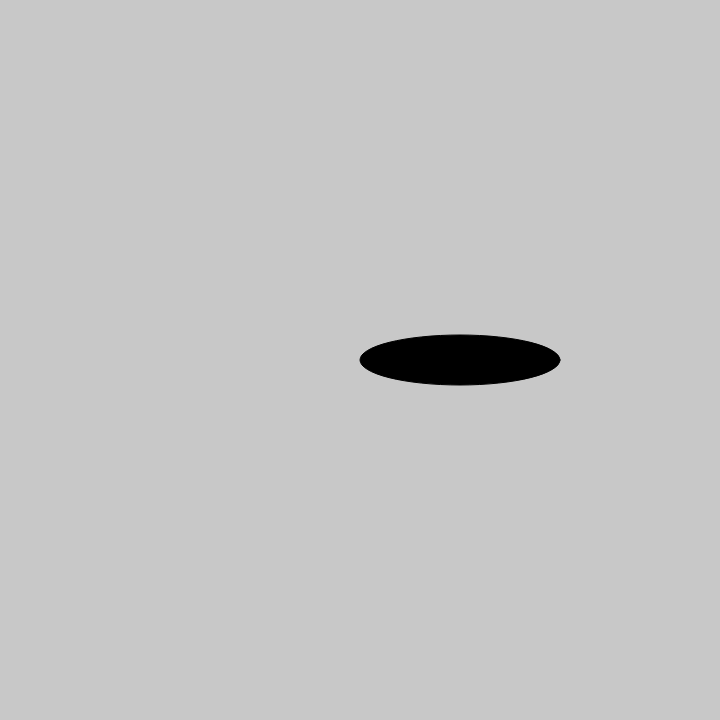
Frame 1 (no input)
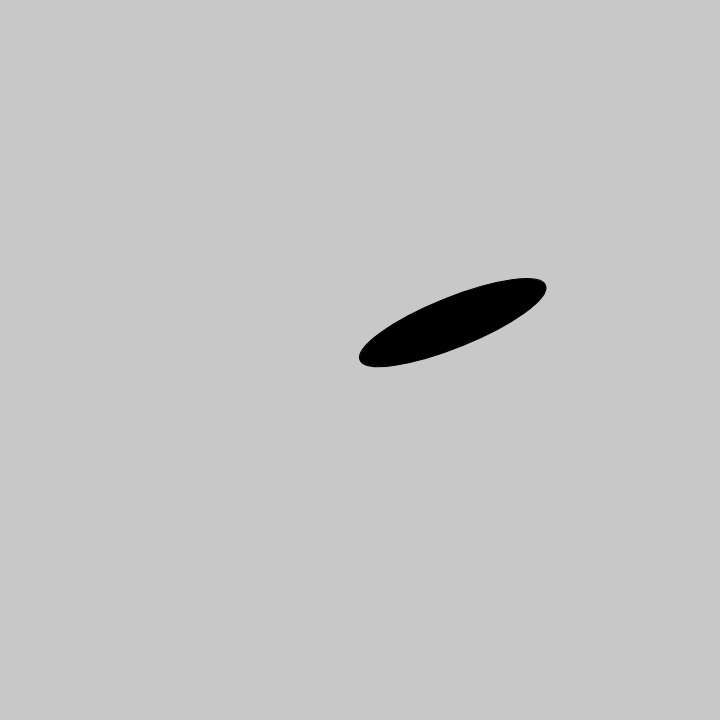
Frame 60 (no input)
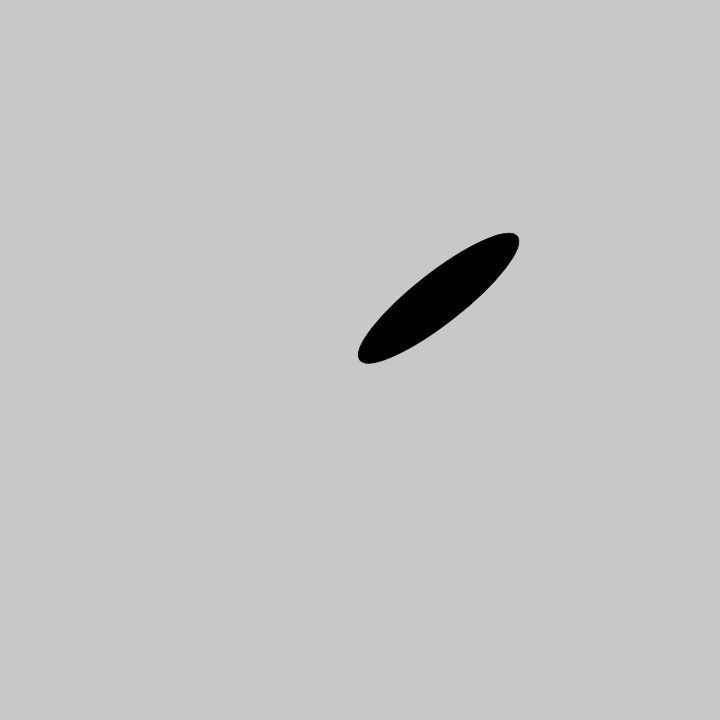
Frame 120 (the mouse pressed at the canvas centre since frame 60)

The p5.js sketch that drew these frames (run headless with seeded random() and noise() and a simulated clock; from frame 60 on, the mouse is pressed at the canvas centre):

// p5.js sketch
// ── sketch.js
const CANVAS_SIZE = {
  x: 720,
  y: 720,
}

function setup() {
  // Canvas size
  var cnv = createCanvas(CANVAS_SIZE.x, CANVAS_SIZE.y);
  // Reposition the canvas in the center of the viewport
  var x = (windowWidth - width) / 2;
  var y = (windowHeight - height) / 2;
  cnv.position(x, y);
  // Background color
  background(200);
  // frameRate of the draw() function
  frameRate(24);
}

// Rotation variable
let t = 0;
function draw() {
  background(200);
  // Translate the origin to the center of the canvas.
  translate(width / 2, height / 2);
  
  // Rotate the canvas AFTER the translation
  rotate(t);
  // update the rotation value
  t += 0.1;

  // Draw a spinning ellipse
  fill(0);
  ellipse(100, 0, 200, 50);
}
